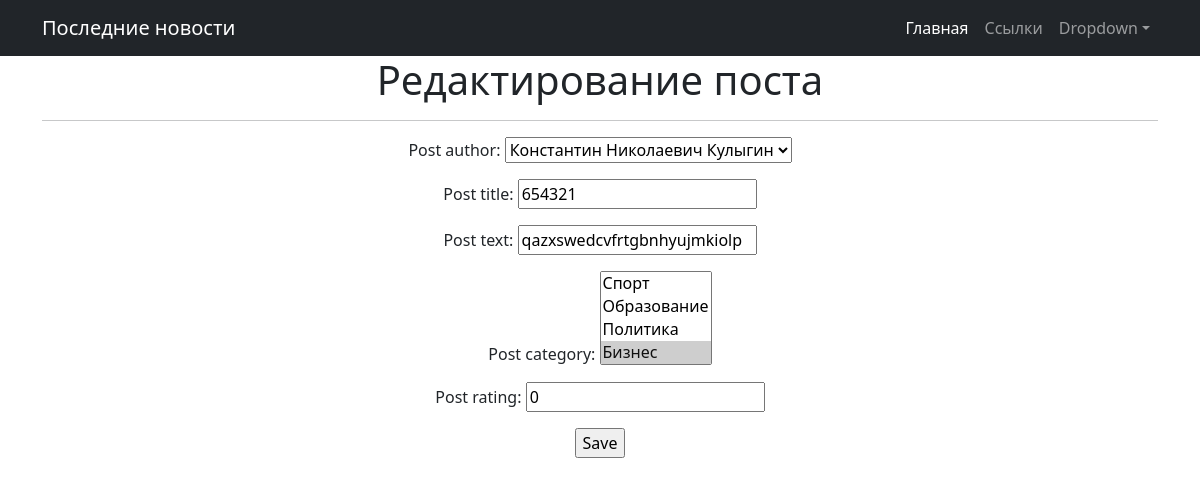
The app's page /news/new/6/edit/ (signed in), older data.
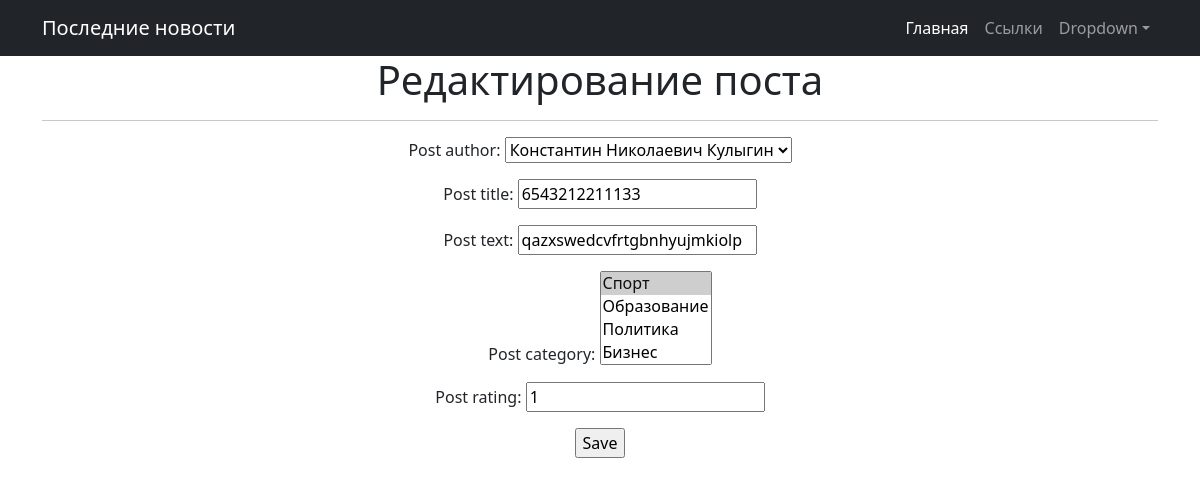
The same page, newer data.
### newsportalapp/models.py (models this page shows, shortened)
class Post(models.Model):
    post_author = models.ForeignKey(Author, on_delete=models.CASCADE)          # - связь «один ко многим» с моделью Author;
    post_type = models.CharField(max_length=2, choices=POSTTYPE) #, default='N')  # - поле с выбором — «статья» или «новость»;
    post_date = models.DateTimeField(auto_now_add=datetime.now())     # - автоматически добавляемая дата и время создания;
    post_category = models.ManyToManyField(Category, through='PostCategory')   # - связь «многие ко многим» с моделью Category(с дополнительной моделью PostCategory);
    post_title = models.CharField(max_length=124)                              # - заголовок статьи / новости;
    post_text = models.TextField()                                             # - текст статьи / новости;
    post_rating = models.IntegerField()                # - рейтинг статьи / новости.

### newsportalapp/views.py (the view)
# urls.py: path('new/<int:pk>/edit/', PostUpdate.as_view(), name='post_update'),
@method_decorator(login_required, name='dispatch')
class PostUpdate(PermissionRequiredMixin, LoginRequiredMixin, UpdateView):
    permission_required = ('newsportalapp.change_post', )
    form_class = PostForm
    model = Post
    template_name = 'news_edit.html'
    success_url = '../../../'

### newsportalapp/forms.py (shortened to what this page needs)
class PostForm(forms.ModelForm):
    post_text = forms.CharField(min_length=20)
    class Meta:
        model = Post
        fields = ['post_author', 'post_title', 'post_text', 'post_category', 'post_rating', ]

### newsportalapp/models.py (called while the page is built)
    def __str__(self):
        return self.category_name

    def __str__(self):
        return self.author_user.username

### templates/news_edit.html (shortened to what this page needs)
{% extends 'flatpages/default.html' %}
{% load custom_filters %}
{% load custom_tags %}
{% block content %}
<h1>Редактирование поста</h1>
<hr>
<form action="" method="post">
    {{ form.as_p }}
    <input type="submit" value="Save" />
</form>
{% endblock content %}

### templates/flatpages/default.html (shortened to what this page needs)
<!DOCTYPE html>
{% load static%}
<html lang="en">
    <head>
        <link href="{% static 'css/styles.css' %}" rel="stylesheet" />
    </head>
    <body>
        <nav class="navbar navbar-expand-lg navbar-dark bg-dark">
            <div class="container">
                <a class="navbar-brand" href="#">Последние новости</a>
                <div class="collapse navbar-collapse" id="navbarSupportedContent">
                    <ul class="navbar-nav ms-auto mb-2 mb-lg-0">
                        <li class="nav-item"><a class="nav-link active" aria-current="page" href="#">Главная</a></li>
                        <li class="nav-item"><a class="nav-link" href="#">Ссылки</a></li>
                        <li class="nav-item dropdown">
                            <a class="nav-link dropdown-toggle" id="navbarDropdown" href="#" role="button" data-bs-toggle="dropdown" aria-expanded="false">Dropdown</a>
                        </li>
                    </ul>
                </div>
            </div>
        </nav>
        <div class="container">
            <div class="row">
                <div class="col-lg-12 text-center">
                    {% block content %}{% endblock content %}
                </div>
            </div>
        </div>
    </body>
</html>

Row changes from the older to the newer data that the page shows:
changed Post "Константин Николаевич Кулыгин": post_title "654321" → "6543212211133"; post_rating "0" → "1"
Text that changed along with them:
form field post_category: "Спорт / Образование / Политика / Бизнес ☑" → "Спорт ☑ / Образование / Политика / Бизнес"
